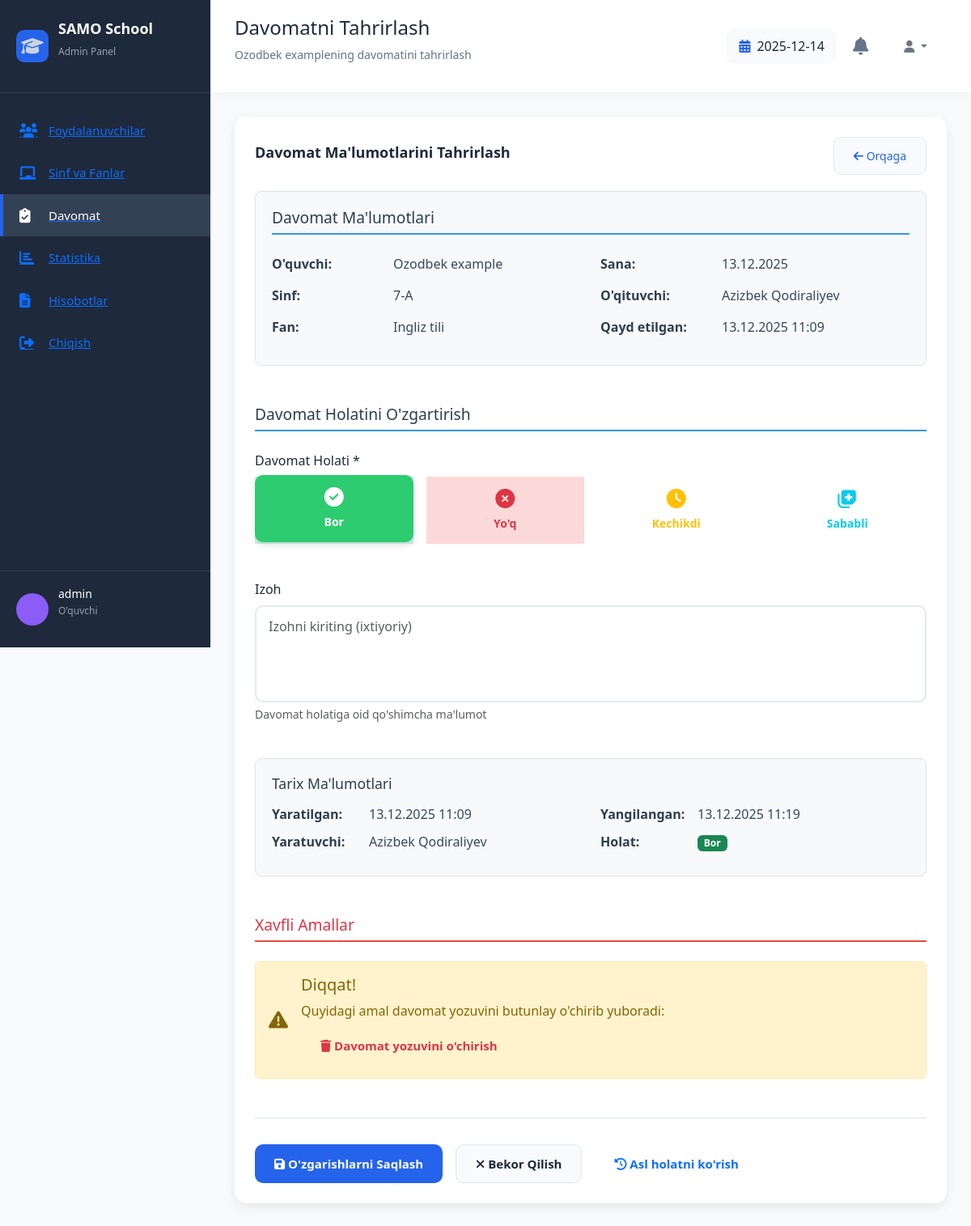
/attendance/edit/5/ (signed in), run on an earlier commit of the app's database.
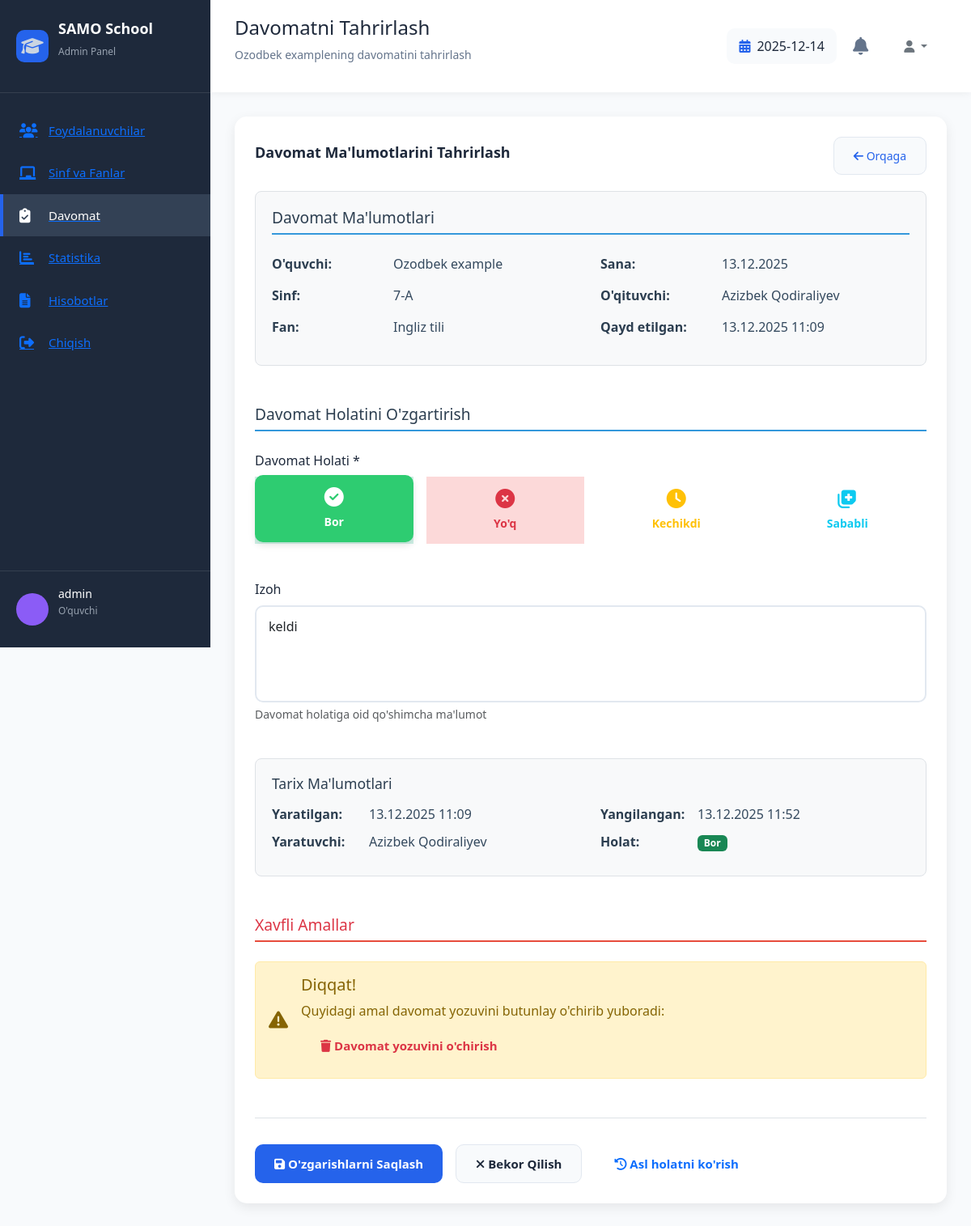
And on a later commit of the database.
### attendance/models.py (models this page shows, shortened)
class Attendance(models.Model):
    STATUS_CHOICES = [
        ('present', 'Present'),
        ('absent', 'Absent'),
        ('late', 'Late'),
        ('excused', 'Excused'),
    ]
    student = models.ForeignKey(User, on_delete=models.CASCADE, related_name='attendances')
    teacher = models.ForeignKey(User, on_delete=models.CASCADE, related_name='taken_attendances')
    subject = models.ForeignKey(Subject, on_delete=models.CASCADE)
    class_obj = models.ForeignKey(Class, on_delete=models.CASCADE)
    date = models.DateField()
    status = models.CharField(max_length=10, choices=STATUS_CHOICES, default='present')
    notes = models.TextField(blank=True, null=True)
    created_at = models.DateTimeField(auto_now_add=True)
    updated_at = models.DateTimeField(auto_now=True)
    class Meta:
        ordering = ['-date', '-created_at']

class Class(models.Model):
    name = models.CharField(max_length=50)
    teacher = models.ForeignKey(User, on_delete=models.SET_NULL, null=True,
                                related_name='teacher_classes')
    room = models.CharField(max_length=20, blank=True, null=True)
    schedule = models.CharField(max_length=100, blank=True, null=True)
    created_at = models.DateTimeField(auto_now_add=True)

class Subject(models.Model):
    name = models.CharField(max_length=100)
    teacher = models.ForeignKey(User, on_delete=models.SET_NULL, null=True,
                                related_name='teacher_subjects')
    classes = models.ManyToManyField(Class, related_name='subjects')
    lessons_per_week = models.IntegerField(default=1)
    schedule = models.CharField(max_length=100, blank=True, null=True)
    created_at = models.DateTimeField(auto_now_add=True)

### attendance/views.py (the view)
# urls.py: path('attendance/edit/<int:attendance_id>/', views.edit_attendance, name='edit_attendance'),
@login_required
def edit_attendance(request, attendance_id):
    if not user_is_admin(request.user):
        messages.error(request, "Sizda admin huquqlari yo'q!")
        return redirect('login')
    attendance = get_object_or_404(Attendance, id=attendance_id)
    if request.method == 'POST':
        attendance.status = request.POST.get('status')
        attendance.notes = request.POST.get('notes', '')
        attendance.save()
        messages.success(request, "Davomat muvaffaqiyatli yangilandi!")
        return redirect('manage_attendance')
    return render(request, 'attendance/edit_attendance.html', {'attendance': attendance})

### attendance/views.py (called while the page is built)
def user_is_admin(user):
    if user.is_superuser:
        return True
    if hasattr(user, 'profile'):
        return user.profile.role == 'admin'
    return False

### attendance/templates/attendance/edit_attendance.html (shortened to what the changed rows need)
{% extends 'attendance/base_admin.html' %}
{% block page_title %}Davomatni Tahrirlash{% endblock %}
{% block page_subtitle %}{{ attendance.student.get_full_name }}ning davomatini tahrirlash{% endblock %}
{% block content %}
<div class="dashboard-card">
    <div class="card-body">
        <form method="post" class="needs-validation" novalidate>
            <div class="attendance-info mb-5">
                <div class="row">
                    <div class="col-md-6">
                        <div class="info-item">
                            <span class="info-label">O'quvchi:</span>
                            <span class="info-value">{{ attendance.student.get_full_name }}</span>
                        </div>
                        <div class="info-item">
                            <span class="info-label">Sinf:</span>
                            <span class="info-value">{{ attendance.class_obj.name }}</span>
                        </div>
                        <div class="info-item">
                            <span class="info-label">Fan:</span>
                            <span class="info-value">{{ attendance.subject.name }}</span>
                        </div>
                    </div>
                    <div class="col-md-6">
                        <div class="info-item">
                            <span class="info-label">Sana:</span>
                            <span class="info-value">{{ attendance.date|date:"d.m.Y" }}</span>
                        </div>
                        <div class="info-item">
                            <span class="info-label">O'qituvchi:</span>
                            <span class="info-value">{{ attendance.teacher.get_full_name|default:"Tayinlanmagan" }}</span>
                        </div>
                        <div class="info-item">
                            <span class="info-label">Qayd etilgan:</span>
                            <span class="info-value">{{ attendance.created_at|date:"d.m.Y H:i" }}</span>
                        </div>
                    </div>
                </div>
            </div>
            <div class="edit-form-section">
                <div class="row g-4">
                    <div class="col-12">
                        <label for="notes" class="form-label">Izoh</label>
                        <textarea class="form-control" id="notes" name="notes"
                                  rows="4" placeholder="Izohni kiriting (ixtiyoriy)">{{ attendance.notes|default:"" }}</textarea>
                        <div class="form-text">Davomat holatiga oid qo'shimcha ma'lumot</div>
                    </div>
                    <div class="col-12">
                        <div class="history-card">
                            <div class="row">
                                <div class="col-md-6">
                                    <div class="history-item">
                                        <span class="history-label">Yaratilgan:</span>
                                        <span class="history-value">{{ attendance.created_at|date:"d.m.Y H:i" }}</span>
                                    </div>
                                    <div class="history-item">
                                        <span class="history-label">Yaratuvchi:</span>
                                        <span class="history-value">{{ attendance.teacher.get_full_name|default:"Noma'lum" }}</span>
                                    </div>
                                </div>
                                <div class="col-md-6">
                                    <div class="history-item">
                                        <span class="history-label">Yangilangan:</span>
                                        <span class="history-value">{{ attendance.updated_at|date:"d.m.Y H:i" }}</span>
                                    </div>
                                </div>
                            </div>
                        </div>
                    </div>
                </div>
            </div>
        </form>
    </div>
</div>
{% endblock %}

What changed in the data, as far as the page shows it:
changed Attendance "Ozodbek example": notes (not shown) → "keldi"; updated_at "13.12.2025 11:19" → "13.12.2025 11:52"
